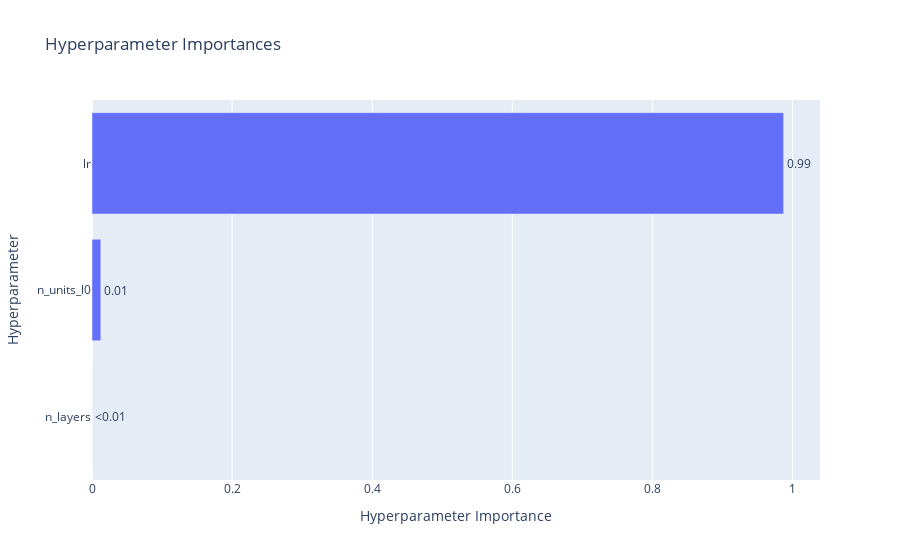

Notebook code cell kept with this figure:
### Markdown cell above
### Grafiksel gösterim

### Code cell
vis.plot_optimization_history(study)
vis.plot_param_importances(study)

### Figure 1 — Plotly figure (JSON) as saved in the notebook; plotly's stock layout.template omitted (floating-point values rounded to 4 significant figures)
{"data": [{"cliponaxis": false, "hovertemplate": ["n_layers (IntDistribution): 8.135721775464357e-05<extra></extra>", "n_units_l0 (IntDistribution): 0.012591817884271893<extra></extra>", "lr (FloatDistribution): 0.9873268248979735<extra></extra>"], "name": "Objective Value", "orientation": "h", "text": ["<0.01", "0.01", "0.99"], "textposition": "outside", "type": "bar", "x": [8.136e-05, 0.01259, 0.9873], "y": ["n_layers", "n_units_l0", "lr"]}], "layout": {"title": {"text": "Hyperparameter Importances"}, "xaxis": {"title": {"text": "Hyperparameter Importance"}}, "yaxis": {"title": {"text": "Hyperparameter"}}}}
